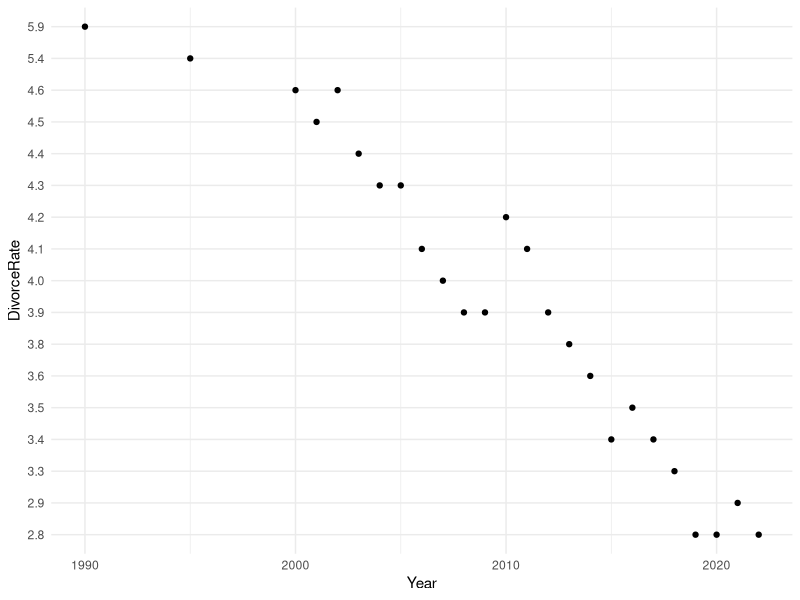
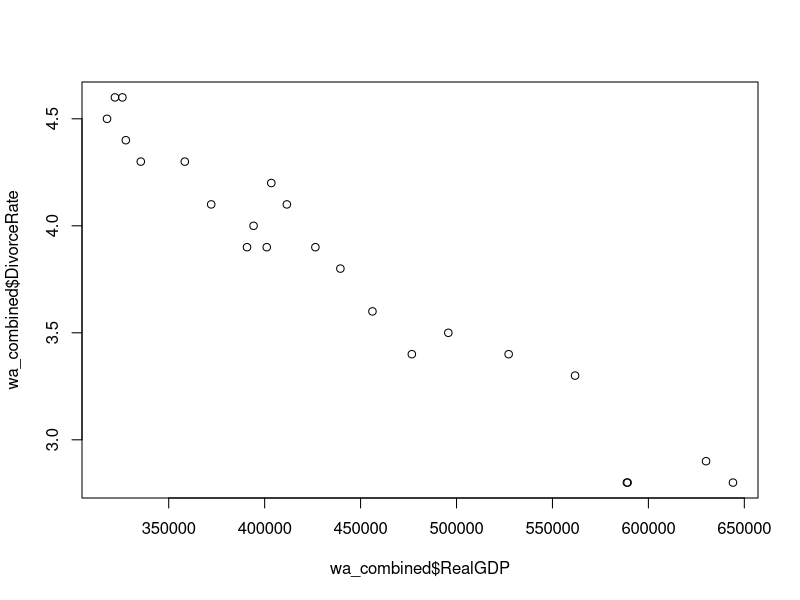
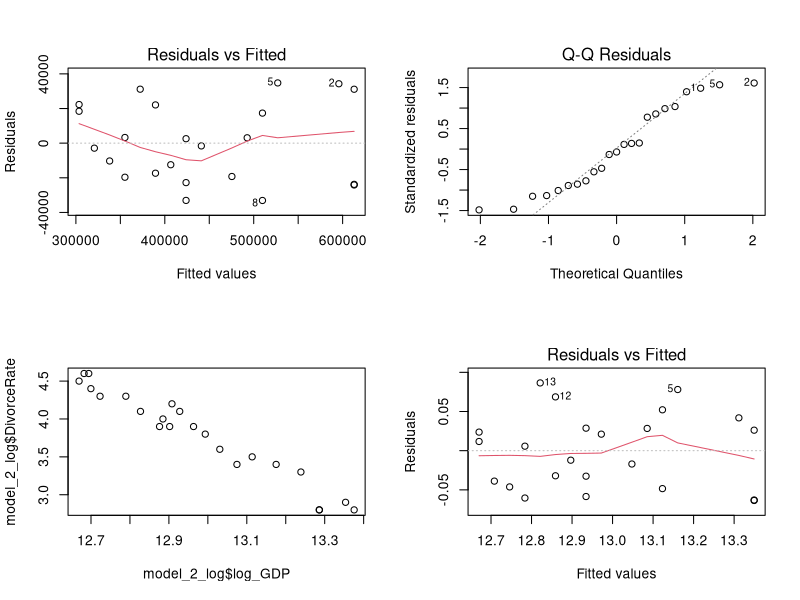
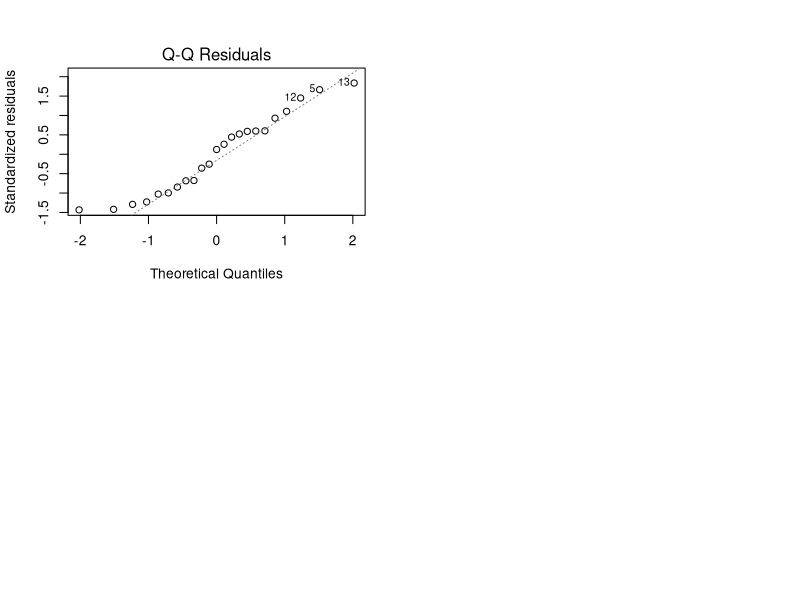
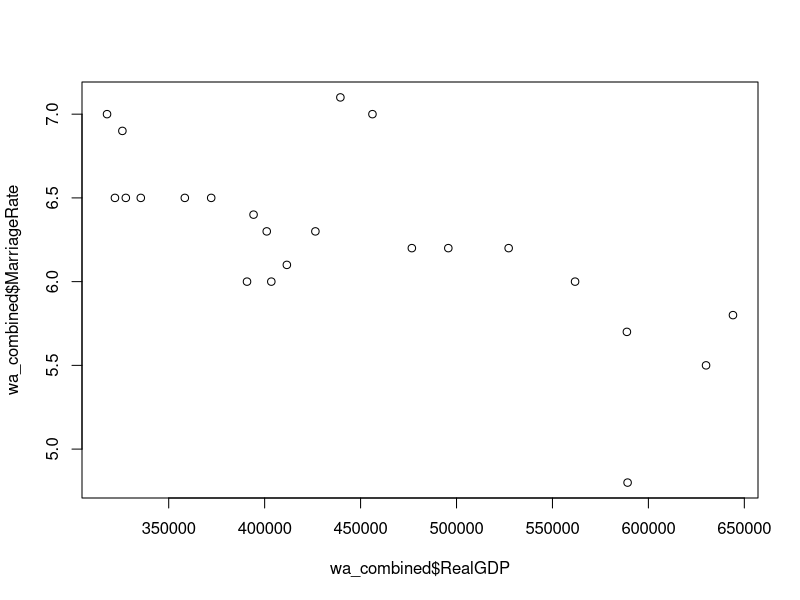
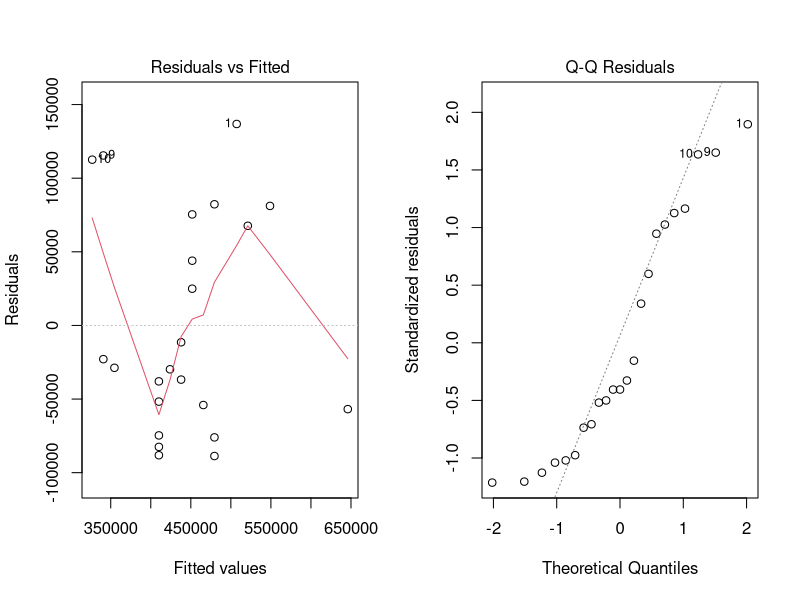
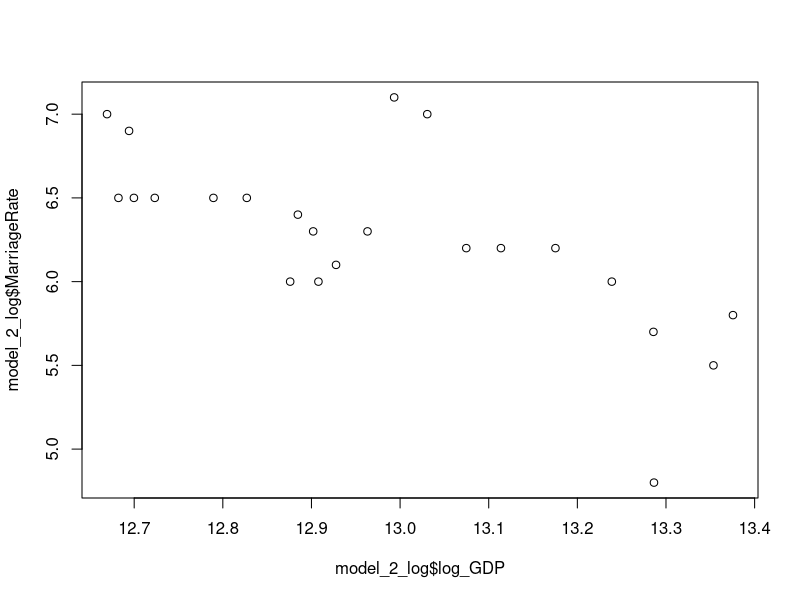
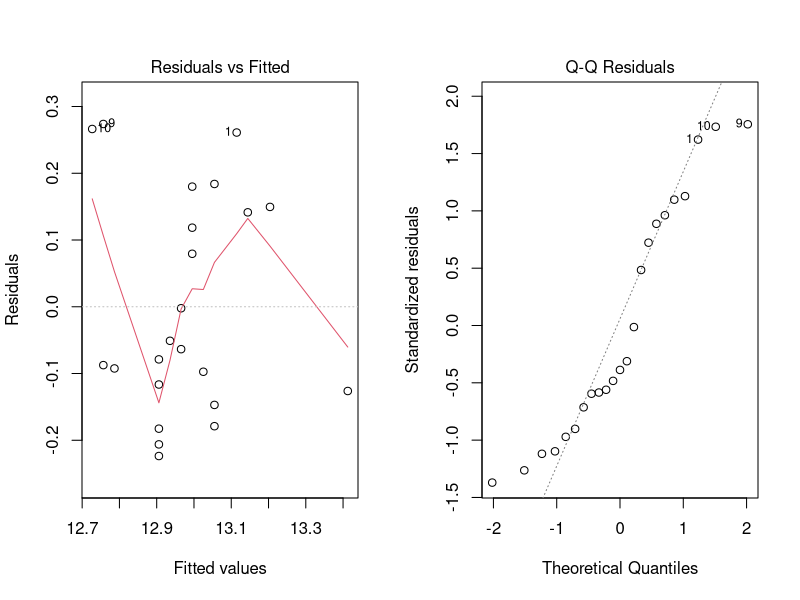

Recreate these plots in R, in order.

##read files
divorce <- read.csv("divorce_rates.csv")
head(divorce)
washington <- divorce[49,1:26]

##need to unpivot data to pull divorce rates and year in 2 different columns
library(tidyverse)

washington <- washington[,] %>%
  mutate(across(everything(), as.character))

wa_long <- washington %>%
  pivot_longer(
    cols = starts_with("X"), 
    names_to = "Year",        
    values_to = "DivorceRate" 
  ) %>%
  mutate(Year = as.integer(str_remove(Year, "X")))

wa_long <- wa_long[2:26,]

ggplot(data = wa_long, aes(x=Year, y=DivorceRate)) +
  geom_point()+
  theme_minimal()


GDP_percentage <- read.csv("WA_GDP.csv")

WA_total_GDP_perc <- GDP_percentage[1,9:34]

WA_GDP_long_perc <- WA_total_GDP_perc %>%
  pivot_longer(
    cols = starts_with("X"), 
    names_to = "Year",        
    values_to = "Total_PercChange_GDP" 
  ) %>%
  mutate(Year = as.integer(str_remove(Year, "X")))

WA_expense <- read.csv("SASUMMARY_WA_1998_2023.csv")

WA_expense <- WA_expense[,] %>%
  mutate(across(everything(), as.character))

personal_income <- WA_expense[5,9:34]

pi_long <- personal_income %>%
  pivot_longer(
    cols = starts_with("X"), 
    names_to = "Year",        
    values_to = "PersonalIncome" 
  ) %>%
  mutate(Year = as.integer(str_remove(Year, "X")))

RealGDP <- WA_expense[1,9:34]

rgdp_long <- RealGDP %>%
  pivot_longer(
    cols = starts_with("X"), 
    names_to = "Year",        
    values_to = "RealGDP" 
  ) %>%
  mutate(Year = as.integer(str_remove(Year, "X")))

Expenditures <- WA_expense[7,9:34]

expenditures_long <- Expenditures %>%
  pivot_longer(
    cols = starts_with("X"), 
    names_to = "Year",        
    values_to = "PersonalExpenditures" 
  ) %>%
  mutate(Year = as.integer(str_remove(Year, "X")))

marriages <- read.csv("marriage_rates.csv")
wa_marriage <- marriages[48,2:26]

wa_marriage <- wa_marriage[,] %>%
  mutate(across(everything(), as.character))


wa_long_mar <- wa_marriage %>%
  pivot_longer(
    cols = starts_with("X"), 
    names_to = "Year",        
    values_to = "MarriageRate" 
  ) %>%
  mutate(Year = as.integer(str_remove(Year, "X")))

wa_long_mar <- wa_long_mar[1:26,]

wa_combined <- wa_long %>%
  left_join(WA_GDP_long_perc, by = "Year") %>%
  left_join(pi_long, by = "Year") %>%
  left_join(rgdp_long, by = "Year") %>%
  left_join(expenditures_long, by = "Year") %>%
  left_join(wa_long_mar, by = "Year")

wa_combined <- wa_combined %>%
  mutate(across(c(DivorceRate, Total_PercChange_GDP, PersonalIncome, 
                  RealGDP, PersonalExpenditures, MarriageRate), as.numeric))

wa_combined <-wa_combined[1:23,]




##correlation matrix
library(corrplot)

png("corrplot.png")
corrplot(cor(wa_combined[,]))
dev.off()

##model 2a
par(mfrow = c(1,1))
plot(wa_combined$RealGDP, wa_combined$DivorceRate)
model_2a <- lm(RealGDP ~ DivorceRate, data = wa_combined)
summary(model_2a)
par(mfrow = c(2,2))
plot(model_2a, which = 1)
plot(model_2a, which=2)


model_2_log <- wa_combined %>%
  mutate(log_GDP = log(RealGDP))

plot(model_2_log$log_GDP, model_2_log$DivorceRate)
model_2a_log <-lm(log_GDP ~ DivorceRate, data = model_2_log)
summary(model_2a_log)
plot(model_2a_log, which = 1)
plot(model_2a_log, which=2)

##model 2b
par(mfrow = c(1,1))
plot(wa_combined$RealGDP, wa_combined$MarriageRate)
model_2b <- lm(RealGDP ~ MarriageRate, data = wa_combined)
summary(model_2b)
par(mfrow = c(1,2))
plot(model_2b, which = 1)
plot(model_2b, which=2)

par(mfrow = c(1,1))
plot(model_2_log$log_GDP, model_2_log$MarriageRate)
model_2b_log <-lm(log_GDP ~ MarriageRate, data = model_2_log)
summary(model_2b_log)
par(mfrow = c(1,2))
plot(model_2b_log, which = 1)
plot(model_2b_log, which=2)

